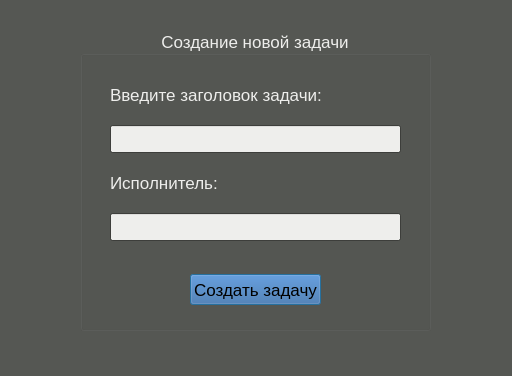
<?xml version="1.0" encoding="UTF-8"?>
<ui version="4.0">
 <class>TaskCreateDialog</class>
 <widget class="QDialog" name="TaskCreateDialog">
  <property name="geometry">
   <rect>
    <x>0</x>
    <y>0</y>
    <width>512</width>
    <height>376</height>
   </rect>
  </property>
  <property name="palette">
   <palette>
    <active>
     <colorrole role="WindowText">
      <brush brushstyle="SolidPattern">
       <color alpha="255">
        <red>238</red>
        <green>238</green>
        <blue>236</blue>
       </color>
      </brush>
     </colorrole>
     <colorrole role="Button">
      <brush brushstyle="SolidPattern">
       <color alpha="255">
        <red>52</red>
        <green>101</green>
        <blue>164</blue>
       </color>
      </brush>
     </colorrole>
     <colorrole role="ButtonText">
      <brush brushstyle="SolidPattern">
       <color alpha="255">
        <red>0</red>
        <green>0</green>
        <blue>0</blue>
       </color>
      </brush>
     </colorrole>
     <colorrole role="Base">
      <brush brushstyle="SolidPattern">
       <color alpha="255">
        <red>238</red>
        <green>238</green>
        <blue>236</blue>
       </color>
      </brush>
     </colorrole>
     <colorrole role="Window">
      <brush brushstyle="SolidPattern">
       <color alpha="255">
        <red>85</red>
        <green>87</green>
        <blue>83</blue>
       </color>
      </brush>
     </colorrole>
    </active>
    <inactive>
     <colorrole role="WindowText">
      <brush brushstyle="SolidPattern">
       <color alpha="255">
        <red>238</red>
        <green>238</green>
        <blue>236</blue>
       </color>
      </brush>
     </colorrole>
     <colorrole role="Button">
      <brush brushstyle="SolidPattern">
       <color alpha="255">
        <red>52</red>
        <green>101</green>
        <blue>164</blue>
       </color>
      </brush>
     </colorrole>
     <colorrole role="ButtonText">
      <brush brushstyle="SolidPattern">
       <color alpha="255">
        <red>0</red>
        <green>0</green>
        <blue>0</blue>
       </color>
      </brush>
     </colorrole>
     <colorrole role="Base">
      <brush brushstyle="SolidPattern">
       <color alpha="255">
        <red>238</red>
        <green>238</green>
        <blue>236</blue>
       </color>
      </brush>
     </colorrole>
     <colorrole role="Window">
      <brush brushstyle="SolidPattern">
       <color alpha="255">
        <red>85</red>
        <green>87</green>
        <blue>83</blue>
       </color>
      </brush>
     </colorrole>
    </inactive>
    <disabled>
     <colorrole role="WindowText">
      <brush brushstyle="SolidPattern">
       <color alpha="255">
        <red>190</red>
        <green>190</green>
        <blue>190</blue>
       </color>
      </brush>
     </colorrole>
     <colorrole role="Button">
      <brush brushstyle="SolidPattern">
       <color alpha="255">
        <red>52</red>
        <green>101</green>
        <blue>164</blue>
       </color>
      </brush>
     </colorrole>
     <colorrole role="ButtonText">
      <brush brushstyle="SolidPattern">
       <color alpha="255">
        <red>190</red>
        <green>190</green>
        <blue>190</blue>
       </color>
      </brush>
     </colorrole>
     <colorrole role="Base">
      <brush brushstyle="SolidPattern">
       <color alpha="255">
        <red>85</red>
        <green>87</green>
        <blue>83</blue>
       </color>
      </brush>
     </colorrole>
     <colorrole role="Window">
      <brush brushstyle="SolidPattern">
       <color alpha="255">
        <red>85</red>
        <green>87</green>
        <blue>83</blue>
       </color>
      </brush>
     </colorrole>
    </disabled>
   </palette>
  </property>
  <property name="font">
   <font>
    <pointsize>13</pointsize>
   </font>
  </property>
  <property name="windowTitle">
   <string>TaskMessenger</string>
  </property>
  <widget class="QGroupBox" name="groupBox">
   <property name="geometry">
    <rect>
     <x>80</x>
     <y>30</y>
     <width>351</width>
     <height>301</height>
    </rect>
   </property>
   <property name="title">
    <string>Создание новой задачи</string>
   </property>
   <property name="alignment">
    <set>Qt::AlignCenter</set>
   </property>
   <widget class="QPushButton" name="buttonCreateTask">
    <property name="geometry">
     <rect>
      <x>110</x>
      <y>244</y>
      <width>131</width>
      <height>31</height>
     </rect>
    </property>
    <property name="text">
     <string>Создать задачу</string>
    </property>
   </widget>
   <widget class="QWidget" name="layoutWidget">
    <property name="geometry">
     <rect>
      <x>30</x>
      <y>40</y>
      <width>291</width>
      <height>171</height>
     </rect>
    </property>
    <layout class="QVBoxLayout" name="verticalLayout">
     <item>
      <widget class="QLabel" name="label">
       <property name="text">
        <string>Введите заголовок задачи:</string>
       </property>
      </widget>
     </item>
     <item>
      <widget class="QLineEdit" name="lineEdit_title"/>
     </item>
     <item>
      <widget class="QLabel" name="label_2">
       <property name="text">
        <string>Исполнитель:</string>
       </property>
      </widget>
     </item>
     <item>
      <widget class="QLineEdit" name="lineEdit_executor"/>
     </item>
    </layout>
   </widget>
  </widget>
 </widget>
 <resources/>
 <connections/>
</ui>
